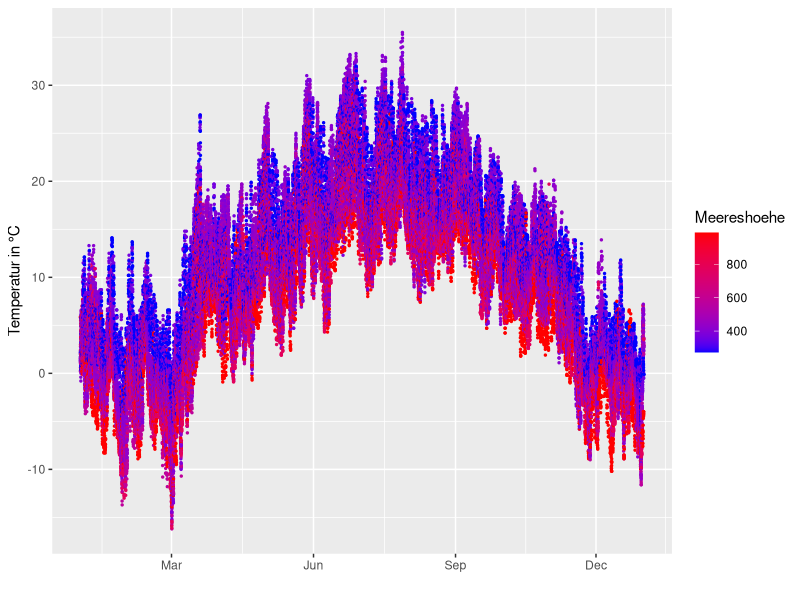
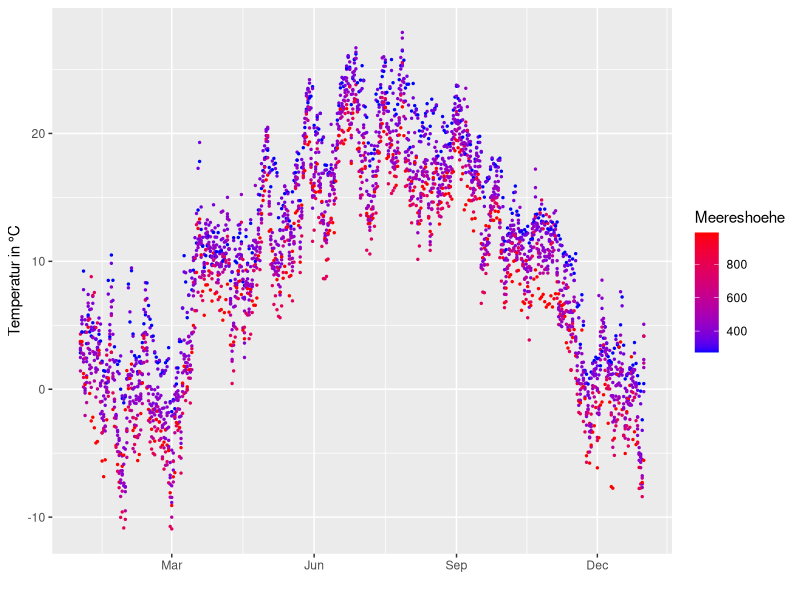
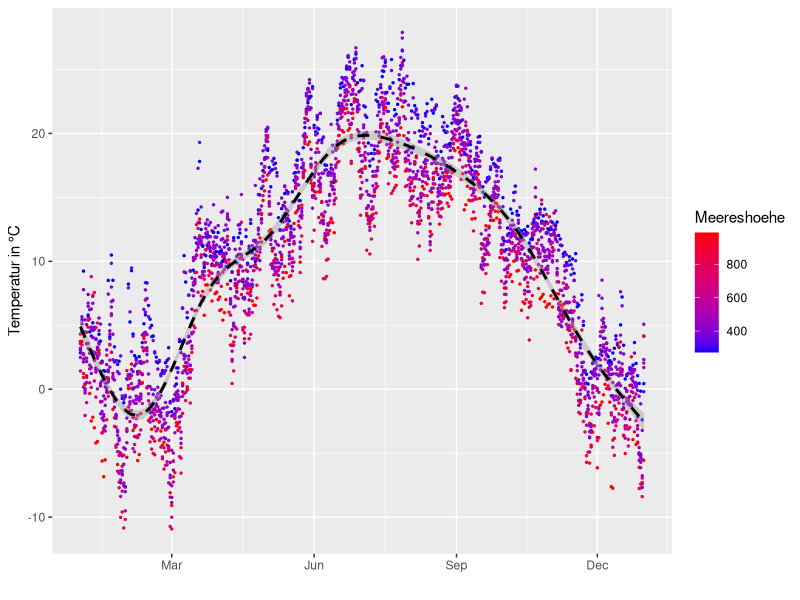
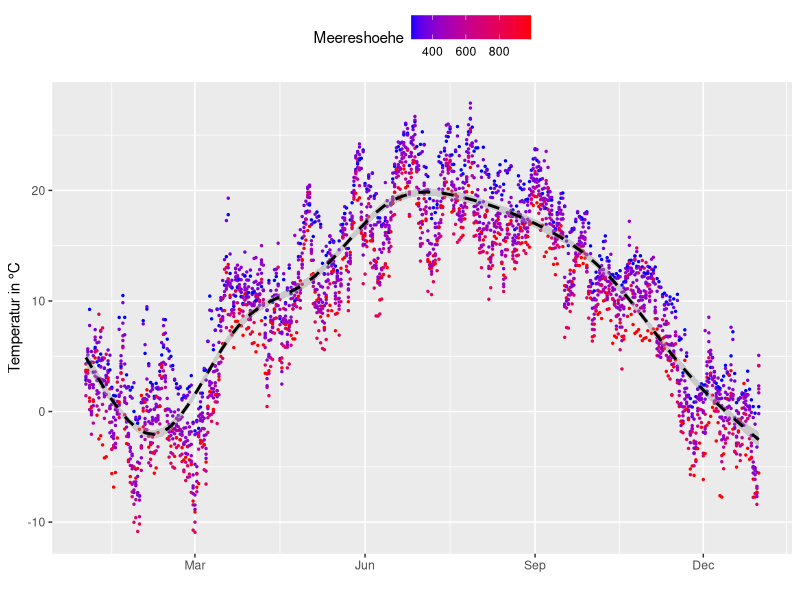
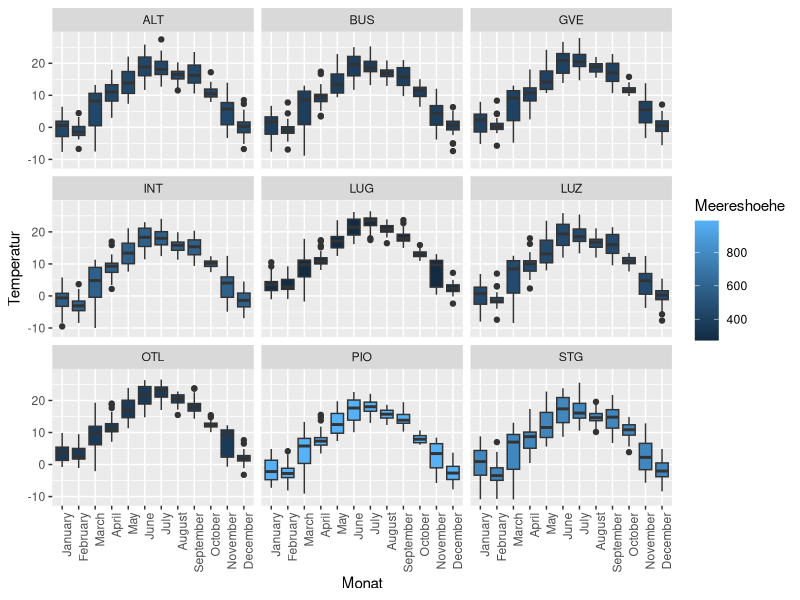
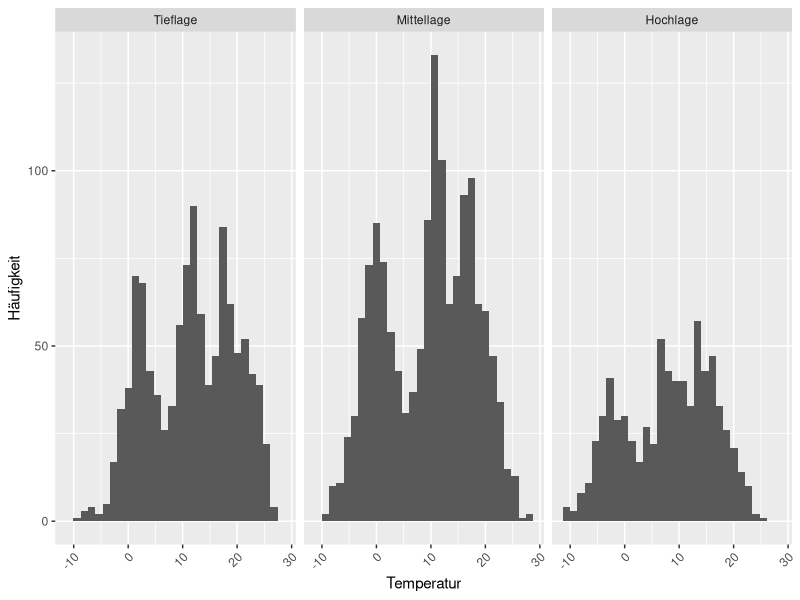

R code for these plots, in order:
## ---- chunk 1
#| echo: true
#| code-fold: false
library("readr")
temperature <- read_delim("datasets/infovis/temperature_2005.csv", ",")
## ---- chunk 2
#| output: true

library("tidyr")
temperature_long <- pivot_longer(temperature, -time, names_to = "station", values_to = "temperature")

knitr::kable(head(temperature_long))
## ---- chunk 3
metadata <- read_delim("datasets/infovis/temperature_2005_metadata.csv", ",")

library("dplyr")

temperature_long <- left_join(temperature_long, metadata, by = c(station = "stn"))
## ---- chunk 4
#| output: true

# Musterlösung
library("ggplot2")
ggplot(temperature_long, aes(time, temperature, color = Meereshoehe)) +
  geom_point(size = 0.5) +
  labs(x = "", y = "Temperatur in °C") +
  scale_x_datetime(date_breaks = "3 months", date_labels = "%b") +
  scale_color_gradient(low = "blue", high = "red")
## ---- chunk 5
temperature_long <- temperature_long |>
  mutate(time = as.Date(time)) |>
  group_by(time, station, Name, Meereshoehe, x, y) |>
  summarise(temperature = mean(temperature, na.rm = TRUE))
## ---- chunk 6
#| output: true

p <- ggplot(temperature_long, aes(time, temperature, color = Meereshoehe)) +
  geom_point(size = 0.5) +
  labs(x = "", y = "Temperatur in °C") +
  scale_x_date(date_breaks = "3 months", date_labels = "%b") +
  scale_color_gradient(low = "blue", high = "red")
p
## ---- chunk 7
#| output: true

# Musterlösung
p <- p +
  stat_smooth(colour = "black", lty = 2)
p
## ---- chunk 8
#| output: true

# Musterlösung
p <- p +
  theme(legend.position = "top")
p
## ---- chunk 9
#| output: true

# Musterlösung
library("lubridate")
temperature_long <- mutate(temperature_long, monat = month(time, label = T, abbr = F))

ggplot(temperature_long, aes(monat, temperature, fill = Meereshoehe)) +
  geom_boxplot() +
  labs(x = "Monat", y = "Temperatur") +
  facet_wrap(~station) +
  theme(axis.text.x = element_text(angle = 90, hjust = 1))
## ---- chunk 10
#| output: true

# Musterlösung
temperature_long <- temperature_long |>
  mutate(lage = cut(Meereshoehe, c(0, 400, 600, 1000), labels = c("Tieflage", "Mittellage", "Hochlage")))

ggplot(temperature_long, aes(temperature)) +
  geom_histogram() +
  facet_grid(~lage) +
  labs(x = "Temperatur", y = "Häufigkeit") +
  theme(axis.text.x = element_text(angle = 45, hjust = 1))
